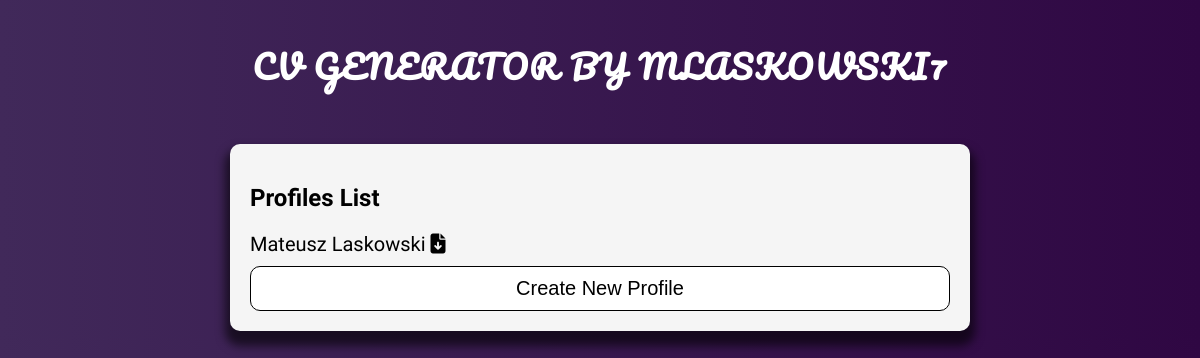
The app's page /profiles/, older data.
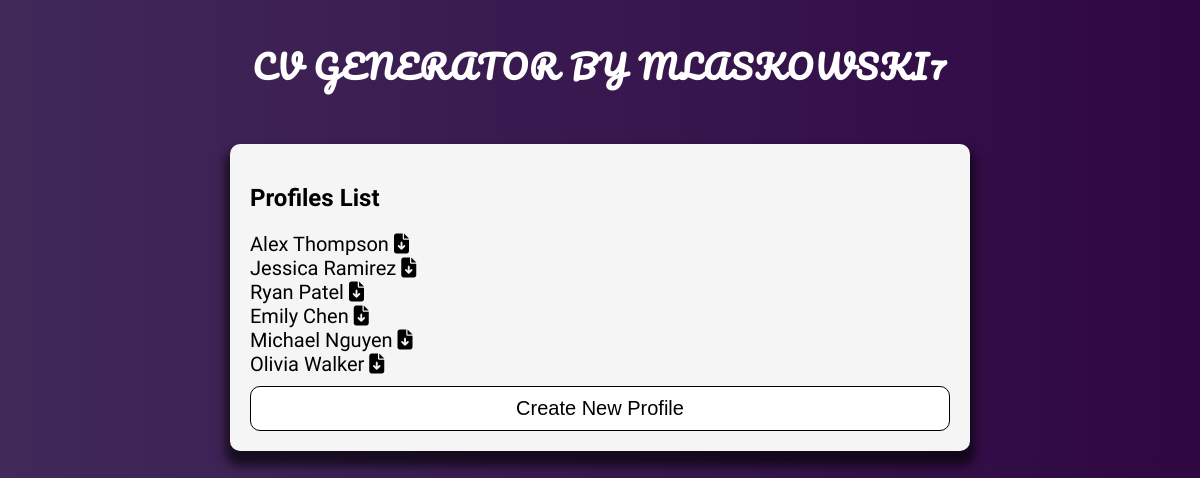
The same page, newer data.
### cvApp/models.py (models this page shows, shortened)
class Profile(models.Model):
    name = models.CharField(max_length = 255)
    email = models.CharField(max_length = 255)
    phone = models.CharField(max_length = 255)
    summary = models.TextField(max_length = 2000)
    university = models.CharField(max_length = 255)
    degree = models.CharField(max_length = 255)
    high_school = models.CharField(max_length = 255, default = 'Not finished')
    previous_work = models.TextField(max_length = 1000)
    skills = models.TextField(max_length = 1000)

### cvApp/views.py (the view)
# urls.py: path('profiles/',views.listView, name='profiles'),
def listView(request):
    profiles = Profile.objects.all()
    return render(request,'list.html',{'profiles':profiles})

### cvApp/templates/list.html (shortened to what this page needs)
{% extends 'base.html' %}
{% block content %}
<h2>Profiles List</h2>
{% for profile in profiles %}
<div class="profile">
    <span>{{profile.name}}</span>
    <a href="../cv/{{profile.id}}" class="download"><i class="fa-solid fa-file-arrow-down" style="color: #000000;"></i></a>
</div>
{% endfor %}
<button class="profiles-btn"><a href="../">Create New Profile</a></button>
{% endblock %}

### cvApp/templates/base.html (shortened to what this page needs)
{% load static %}
<!DOCTYPE html>
<html lang="en">
<head>
    <link rel="stylesheet" href="{% static 'css/style.css' %}">
</head>
<body>
    <h1>cv generator by mlaskowski7</h1>
    <div class="container">
        {% block content %}
        {% endblock %}
    </div>
</body>
</html>

### cvApp/static/css/style.css (style rules this page uses)
body { font-family: Inconsolata, sans-serif; background: linear-gradient(to right, #41295a, #2f0743); color: #fff; display: flex; flex-direction: column; justify-content: center; align-items: center; }
h1 { font-family: Pacifico, sans-serif; margin: 30px; margin-bottom: 50px; text-transform: uppercase; letter-spacing: 2px; }
.container { color: black; background-color: whitesmoke; width: 700px; padding: 20px; border-radius: 10px; box-shadow: 0px 10px 10px 5px rgba(0, 0, 0, 0.6); }
a { text-decoration: none; color: black; }
.profiles-btn { background-color: white; border: 1px solid black !important; color: black; padding: 10px; font-size: 20px; border: none; border-radius: 10px; width: 100%; margin-top: 10px; cursor: pointer; }
.profile { font-size: 20px; }

Row changes from the older to the newer data that the page shows:
removed Profile: name "Mateusz Laskowski"
added Profile: name "Alex Thompson"
added Profile: name "Jessica Ramirez"
added Profile: name "Ryan Patel"
added Profile: name "Emily Chen"
added Profile: name "Michael Nguyen"
added Profile: name "Olivia Walker"
